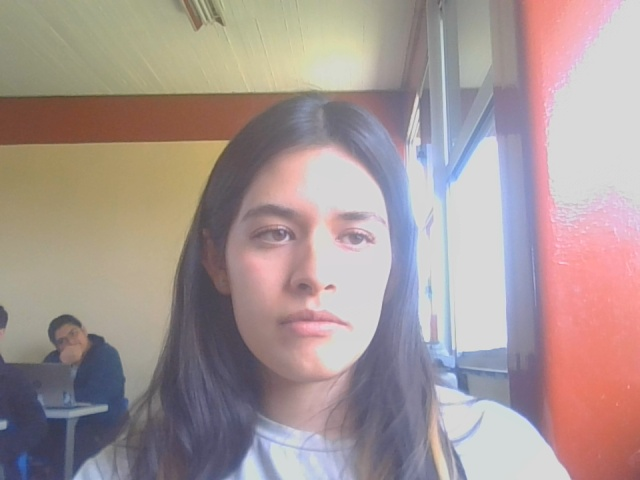
#> input picture haarcascade/Caras/Ale/rostro10.jpg, 640 x 480 px, given in place of the camera
$ python haarcascade.py
#> lines starting #> are read from the running program, lines starting #| are printed output that depends on the picture
import numpy as np
import cv2 as cv
import math

rostro = cv.CascadeClassifier('haarcascade_frontalface_alt.xml')
cap = cv.VideoCapture(0)
i = 0
while True:
    ret, frame = cap.read()
#> frame is the input picture: shape (480, 640, 3); mean B, G, R 149, 150.5, 166.5
    gray = cv.cvtColor(frame, cv.COLOR_BGR2GRAY)
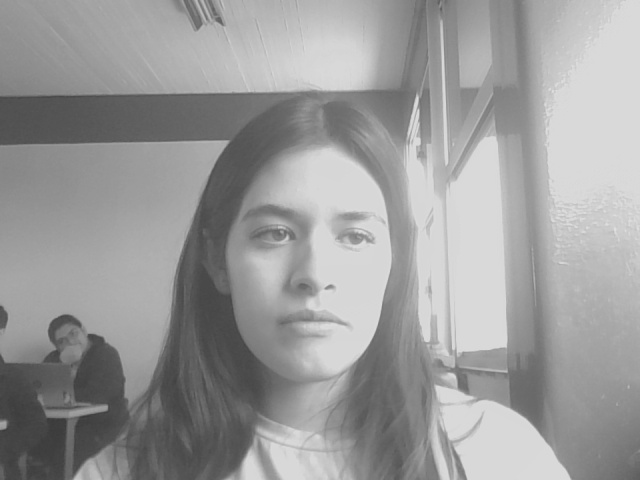
#> gray: shape (480, 640); min 58, max 224, mean 155.1
    rostros = rostro.detectMultiScale(gray, 1.3, 5)
#> rostros = [[211, 152, 203, 203]]
    for(x, y, w, h) in rostros:
       # = cv.rectangle(frame, (x,y), (x+w, y+h), (0, 255, 0), 2)
       frame2 = frame[ y:y+h, x:x+w]
       frame3 = frame[x+30:x+w-30, y+30:y+h-30]
       frame2 = cv.resize(frame2, (100, 100), interpolation=cv.INTER_AREA)
#> this loop made 1 pass
#> pass 1, `frame2 = frame[ y:y+h, x:x+w]`:
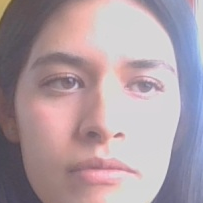
#> frame2: shape (203, 203, 3); mean B, G, R 163.9, 156.8, 174.2
#> pass 1, `frame3 = frame[x+30:x+w-30, y+30:y+h-30]`:
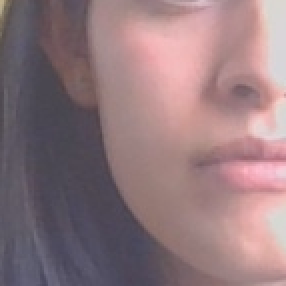
#> frame3: shape (143, 143, 3) (shown 2 times larger); mean B, G, R 125.3, 120.6, 145.8


    if (i%5 == 0):
       cv.imwrite('rostro_axel/rostro'+str(i)+'.jpg', frame)
       cv.imshow('rostror', frame2)

    cv.imshow('rostros', frame)
    i = i+1
    k = cv.waitKey(1)
#> (key Esc is pressed here)
    if k == 27:
        break
cap.release()
cv.destroyAllWindows()

$ run again, on haarcascade/Caras/Ale/rostro11010.jpg
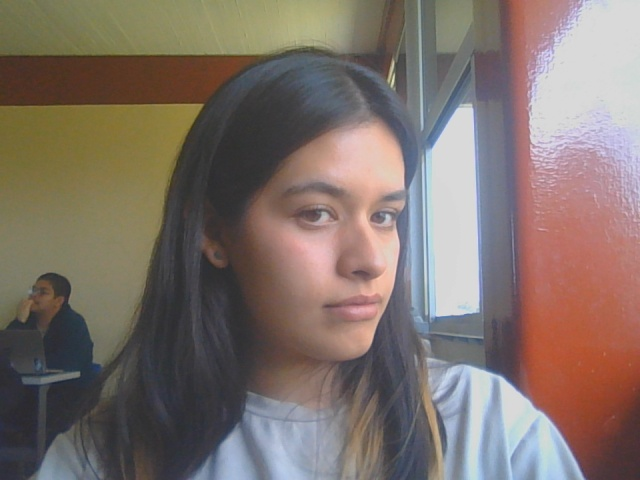
#> input picture haarcascade/Caras/Ale/rostro11010.jpg, 640 x 480 px, given in place of the camera
#> frame is the input picture: shape (480, 640, 3); mean B, G, R 107.1, 113.8, 127.2
#> `gray = cv.cvtColor(frame, cv.COLOR_BGR2GRAY)`:
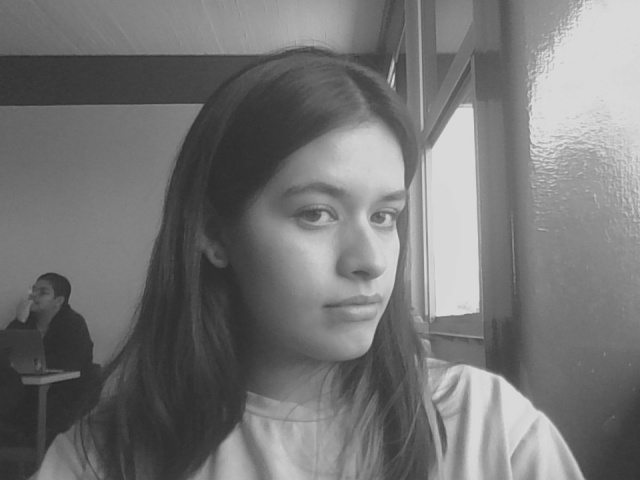
#> gray: shape (480, 640); min 36, max 223, mean 117
#> rostros = [[246, 130, 213, 213]]
#> the loop `for(x, y, w, h) in rostros:` made 1 pass
#> pass 1, `frame3 = frame[x+30:x+w-30, y+30:y+h-30]`:
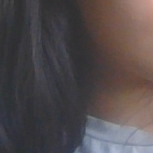
#> frame3: shape (153, 153, 3); mean B, G, R 75.8, 74.6, 82.1
